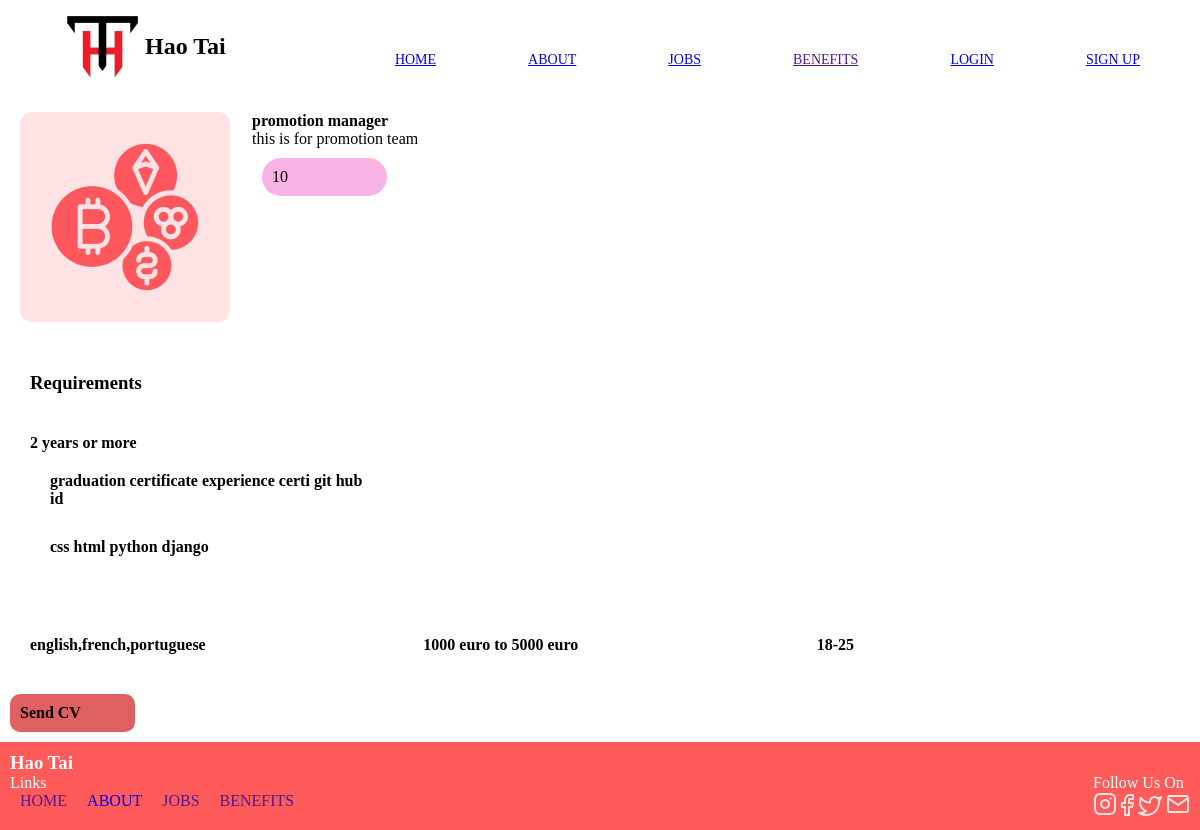
The app's page /crptojob/2 with its own data.
### web/models.py (models this page shows, shortened)
class jobs(models.Model):
    title = models.CharField(max_length=30)
    description =models.TextField()
    no_of_vacancy = models.IntegerField()
    images = models.ImageField(upload_to = 'jobimages')
    experience = models.TextField()
    documents =models.TextField()
    skills = models.TextField()
    language = models.TextField()
    salary = models.TextField()
    age = models.TextField()
    cat = models.ForeignKey('categories',on_delete=models.CASCADE,related_name='jobs')

### web/views.py (the view)
# urls.py: path('crptojob/<int:id>',views.crptojob, name = "crptojob"),
def crptojob(request,id):
    jos = jobs.objects.get(id = id)
    context = {
        'joi' : jos
    }
    return render(request,'crptojob.html',context)

### templates/crptojob.html (shortened to what this page needs)
{%extends 'base.html'%}
{%load static%}
{%block content%}
    <section class="subboxthree">
        <img src="../static/images/Frame 101.png" alt="">
        <div class="singleboxthree">
            <h4 class="cp2">{{joi.title}}</h4>
            <p>{{joi.description}}</p>
                <p class="innerthree">{{joi.no_of_vacancy}}</p>
        </div>
    </section>
    <section class="boxthreecrp">
        <div class="requirementscrp">
            <h3>Requirements</h3>
        </div>
<div class="boxthreefullcrp" >
    <div class="beforearrivalcrp" >
        <div>
            <h4>{{joi.experience}}</h4>
    <div class="beforearrivalcrp" >
    <div>
        <h4>{{joi.documents}}</h4>
    </div>
    </div>
    <div class="beforearrivalcrp" >
    <div>
        <h4>{{joi.skills}}</h4>
    </div>
   </div>
 </section>
 <section class="boxthreecrp">
    <div class="boxthreefullcrp" >
    <div class="beforearrivalcrp" >
        <div>
            <h4>{{joi.language}}</h4>
        </div>
    </div>
    <div class="beforearrivalcrp" >
    <div>
        <h4>{{joi.salary}}</h4>
    </div>
    </div>
    <div class="beforearrivalcrp" >
    <div>
        <h4>{{joi.age}}</h4>
    </div>
 </div>
</section>
     <div>
        <div>
            <div class="sendcvcovercrp" >
               <h4>Send CV</h4>
            </div>
        </div>
     </div>
     {%endblock%}

### static/style.css (style rules this page uses)
* { margin: 0; padding: 0; }
.subboxthree { display: grid; grid-template-columns: repeat(5,1fr); padding: 20px; }
.singleboxthree { grid-column: span 4 ; }
.innerthree { background-color: rgb(247, 179, 230); border-radius: 20px; margin: 10px; padding: 10px; max-width: 105px; }
.boxthreecrp { display:grid ; padding: 10px; }
.requirementscrp { margin: 10px; padding: 10px; }
.beforearrivalcrp { margin: 10px; padding: 10px; }
.boxthreefullcrp { display: grid; grid-template-columns: repeat(3,1fr); }
.sendcvcovercrp { background:rgb(222, 96, 96) ; border-radius: 10px; width: 105px; margin: 10px; padding: 10px; }

### records on screen
jobs: title "promotion manager", description "this is for promotion team", no_of_vacancy "10", experience "2 years or more", documents "graduation certificate experience certi git hub id", skills "css html python django", language "english,french,portuguese", salary "1000 euro to 5000 euro", age "18-25"
